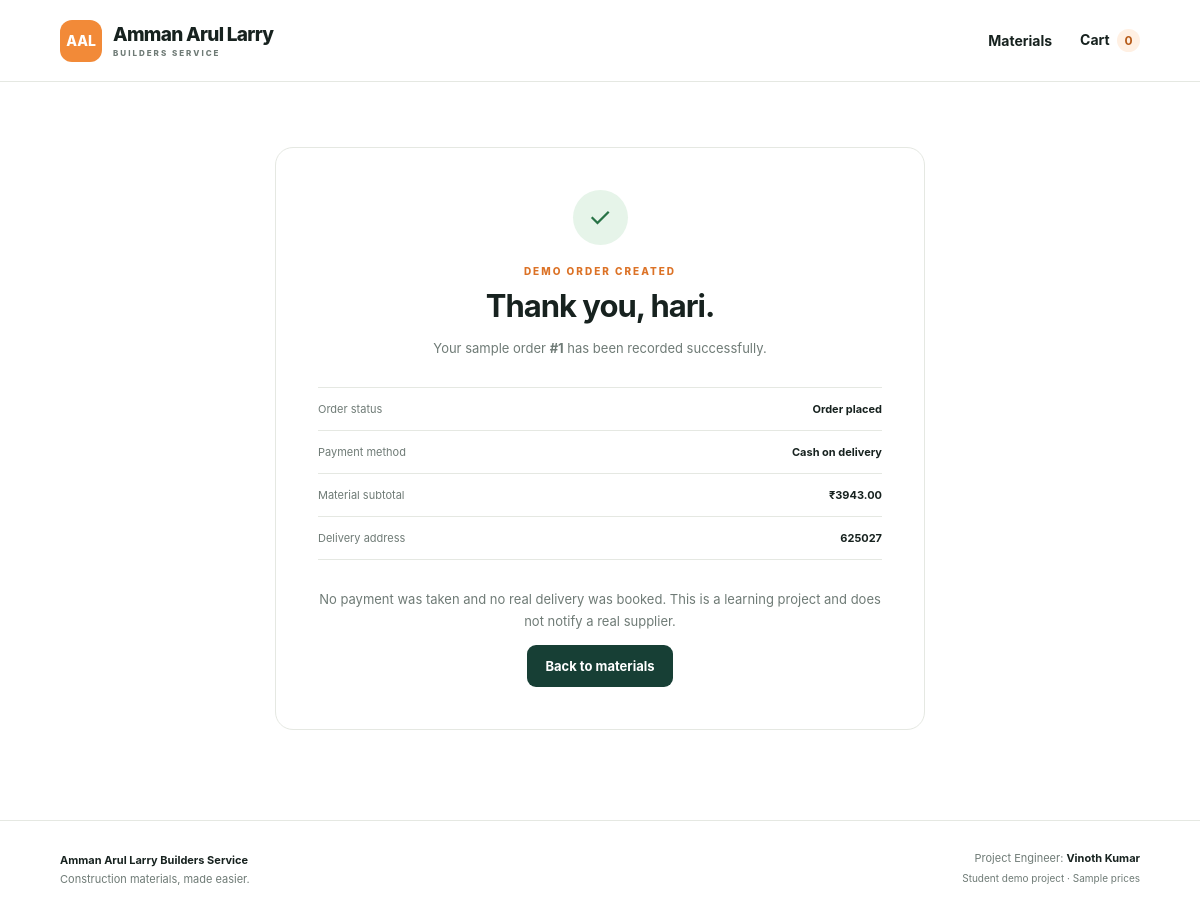
The page /order-success/1/ on the database its author committed.
### ConstructionMart/store/models.py (models this page shows, shortened)
class Order(models.Model):
    PAYMENT_CHOICES = [
        ("gpay", "Google Pay (UPI)"),
        ("phonepe", "PhonePe (UPI)"),
        ("cod", "Cash on delivery"),
    ]
    STATUS_CHOICES = [
        ("placed", "Order placed"),
        ("confirmed", "Confirmed"),
        ("dispatched", "Dispatched"),
        ("delivered", "Delivered"),
    ]
    customer_name = models.CharField(max_length=140)
    email = models.EmailField()
    phone = models.CharField(max_length=30)
    delivery_address = models.TextField()
    payment_method = models.CharField(max_length=20, choices=PAYMENT_CHOICES, default="cod")
    status = models.CharField(max_length=20, choices=STATUS_CHOICES, default="placed")
    total = models.DecimalField(max_digits=12, decimal_places=2, default=0)
    created_at = models.DateTimeField(auto_now_add=True)

### ConstructionMart/store/views.py (the view)
# urls.py: path("order-success/<int:order_id>/", views.order_success, name="order_success"),
def order_success(request, order_id):
    order = get_object_or_404(Order, pk=order_id)
    return render(request, "store/order_success.html", {"order": order, "cart_count": 0})

### ConstructionMart/templates/store/order_success.html (shortened to what this page needs)
{% extends "base.html" %}
{% block content %}
<section class="success-panel"><div class="success-mark">✓</div><div class="eyebrow">DEMO ORDER CREATED</div><h1>Thank you, {{ order.customer_name }}.</h1><p>Your sample order <strong>#{{ order.id }}</strong> has been recorded successfully.</p><div class="success-details"><div><span>Order status</span><strong>{{ order.get_status_display }}</strong></div><div><span>Payment method</span><strong>{{ order.get_payment_method_display }}</strong></div><div><span>Material subtotal</span><strong>₹{{ order.total|floatformat:2 }}</strong></div><div><span>Delivery address</span><strong>{{ order.delivery_address }}</strong></div></div><p class="fine-print">No payment was taken and no real delivery was booked. This is a learning project and does not notify a real supplier.</p><a href="{% url 'home' %}" class="btn btn-dark">Back to materials</a></section>
{% endblock %}

### ConstructionMart/static/css/style.css (style rules this page uses)
:root { --ink:#17221f;--muted:#6f7b76;--orange:#f28a38;--orange-dark:#dc7226;--cream:#f8f7f2;--line:#e5e8e2;--green:#173f35;--green2:#245b4c }
* { box-sizing:border-box }
body { margin:0;background:#fff;color:var(--ink);font-family:Inter,ui-sans-serif,system-ui,-apple-system,BlinkMacSystemFont,"Segoe UI",sans-serif }
a { color:inherit;text-decoration:none }
.eyebrow { font-size:10px;font-weight:800;letter-spacing:2px;color:var(--orange-dark) }
.btn { display:inline-flex;align-items:center;justify-content:center;gap:18px;padding:13px 18px;border:0;border-radius:9px;font-weight:750;font-size:13px;cursor:pointer;transition:.2s }
.btn-dark { background:var(--green);color:#fff }
.fine-print { font-size:10px;line-height:1.6;color:var(--muted);margin-top:15px }
.success-panel { max-width:650px;margin:65px auto 90px;text-align:center;border:1px solid var(--line);border-radius:18px;padding:42px }
.success-mark { width:55px;height:55px;display:grid;place-items:center;border-radius:50%;background:#e6f4e9;color:#287346;font-size:27px;margin:0 auto 20px }
.success-panel h1 { font-size:31px;letter-spacing:-1px;margin:10px 0 }
.success-panel>p { font-size:13px;color:var(--muted);line-height:1.7 }
.success-details { margin:28px 0;border-top:1px solid var(--line);text-align:left }
.success-details div { display:flex;justify-content:space-between;gap:20px;padding:14px 0;border-bottom:1px solid var(--line);font-size:11px }
.success-details span { color:var(--muted) }
.success-details strong { text-align:right;max-width:65%;overflow-wrap:anywhere }

### rows shown on the page
Order: customer_name "hari", id "1", status "Order placed", payment_method "Cash on delivery", total "3943.00", delivery_address "625027"

### other values the page prints
{{ cart_count|default:0 }} "0"
